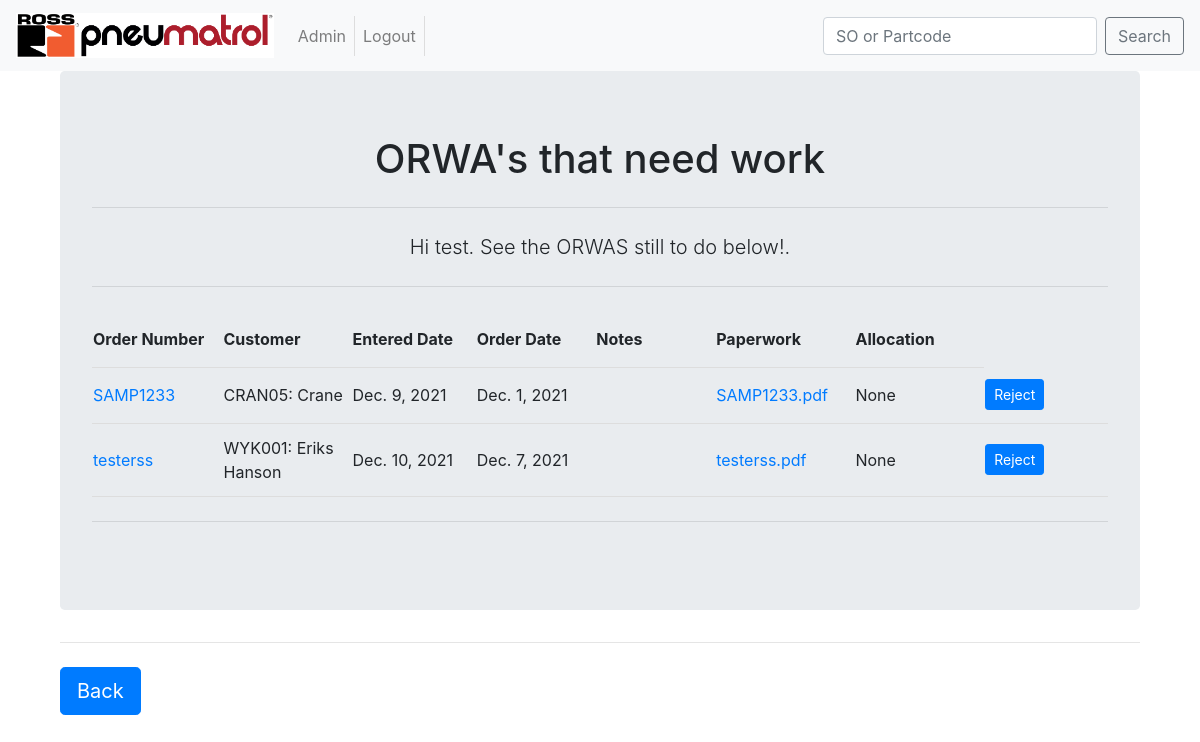
/ORWAapp/OpenOrders (signed in), run on the app's committed database.
### ORWAapp/models.py (models this page shows, shortened)
class SalesOrder(models.Model):
	order_number = models.CharField(max_length = 8,
									unique = True,
									help_text = "1S###### or SAMP####",
									validators =[MinLengthValidator(8, message="Order number is too short")],
									)
	customer = models.ForeignKey(Customers,on_delete = models.CASCADE)
	entered_date = models.DateField(null = True, blank = True)
	order_date = models.DateField(help_text = "date on the paperwork")
	issue_date = models.DateField(null = True, blank = True)
	ORWA_lines = models.IntegerField(null = False,
									default=1,
									help_text= "number of lines that are an ORWA",
									validators=[MinValueValidator(1, message = "less that 1 line at ORWA")],
									)
	reject_user = models.ForeignKey(User,
									on_delete = models.CASCADE,
									related_name='rejected_by',
									null=True,
									blank=True,
									)
	reject_date = models.DateField(null = True, blank = True)
	reject_note = models.TextField(max_length = 200,
								 	blank = True,
								 	)
	notes = models.TextField(blank = True)
	paperwork = models.FileField(upload_to = update_filename,
									blank = False,
									)
	completed_paperwork = models.FileField(upload_to = update_filename_complete,
									blank = True,
									)
	allocated_to = models.ForeignKey(User,
									on_delete = models.CASCADE,
									null = True,
									blank = True,
									)
	class Meta:
		verbose_name_plural = "SalesOrders"

class Customers(models.Model):
	full_name = models.CharField(max_length=200,
								help_text='Customer Name',
								)
	account_name = models.CharField(max_length=6,
								unique=True,
								help_text='Account ref',
								)
	short_name = models.CharField(max_length=50,
								blank=True,
								null=True,
								)
	def __str__(self):
		return "%s: %s" % (self.account_name, self.short_name)
	class Meta:
		verbose_name_plural = "Customer"

### ORWAapp/views.py (the view)
# urls.py: path('OpenOrders', views.OpenOrders, name = "OpenOrders"),
@login_required(login_url='/user_login/')
def OpenOrders(request):
    user = request.user.first_name
    noORWA = False
    salesdata = SalesOrder.objects.filter(issue_date__isnull=True).filter(reject_date__isnull=True)
    if not salesdata:
        noORWA = True
    context = {
    'noORWA': noORWA,
    'SalesOrder':salesdata,
    'insert_me':user,
    }
    return render(request,'ORWAapp/home/OpenOrders.html',context)

### templates/ORWAapp/home/OpenOrders.html (shortened to what this page needs)
<!DOCTYPE html>
{% extends "base.html" %}
	{% block body_block %}
		<div class="container">
			<div class="jumbotron">
			<center>
			<h1>ORWA's that need work</h1>
			<hr class="my-4">
				<p class="lead">Hi {{ insert_me }}. See the ORWAS still to do below!.  </p>
			<hr class="my-4">
				{% if noORWA %}
					<h1> Well done! There are no ORWA's to complete. </h1>
				{% else %}
				<table>
				    <tr>
				        <th>Order Number</th>
				        <th>Customer</th>
				        <th>Entered Date</th>
				        <th>Order Date</th>
				        <th>Notes</th>
				        <th>Paperwork</th>
				        <th>Allocation</th>
				    </tr>
					    {% for od in SalesOrder %}
				    <tr>
	            		<td><a href="{% url 'ORWAapp:OrderDetail' od.order_number %}">{{ od.order_number }}</a></td>
				        <td>{{ od.customer }}</td>
				        <td>{{ od.entered_date }}</td>
				        <td>{{ od.order_date }}</td>
				        <td>{{ od.notes }}</td>
				        <td><a href="/media/{{ od.paperwork }}" target="_blank">{{ od.order_number }}.pdf</a></td>
				        <td>{{ od.allocated_to }}</td>
				        <td><a class="btn btn-primary btn-sm" href="{% url 'ORWAapp:Reject' od.order_number %}">Reject</a>
				    </tr>
					    {% endfor %}
				</table>
				{% endif %}
				<hr class="my-4">
		</center>
		</div>
		<hr class="my-4">
		<a class="btn btn-primary btn-lg" href="{% url 'ORWAapp:home' %}" role="button">Back</a>
		</div>
	{% endblock %}

### ORWAapp/static/css/mystyle.css (style rules this page uses)
table { width:100%; font-size: 16px; }
td, th { width: 150px; overflow-wrap:normal; height: 56px; padding-top: 12px; padding-bottom: 12px; border-bottom: 1px solid #ddd; text-align:left; }

### data on the page
SalesOrder: order_number "SAMP1233", customer "CRAN05: Crane", entered_date "Dec. 9, 2021", order_date "Dec. 1, 2021", allocated_to "None"
SalesOrder: order_number "testerss", customer "WYK001: Eriks Hanson", entered_date "Dec. 10, 2021", order_date "Dec. 7, 2021", allocated_to "None"

### other printed values
{{ insert_me }} "test"
